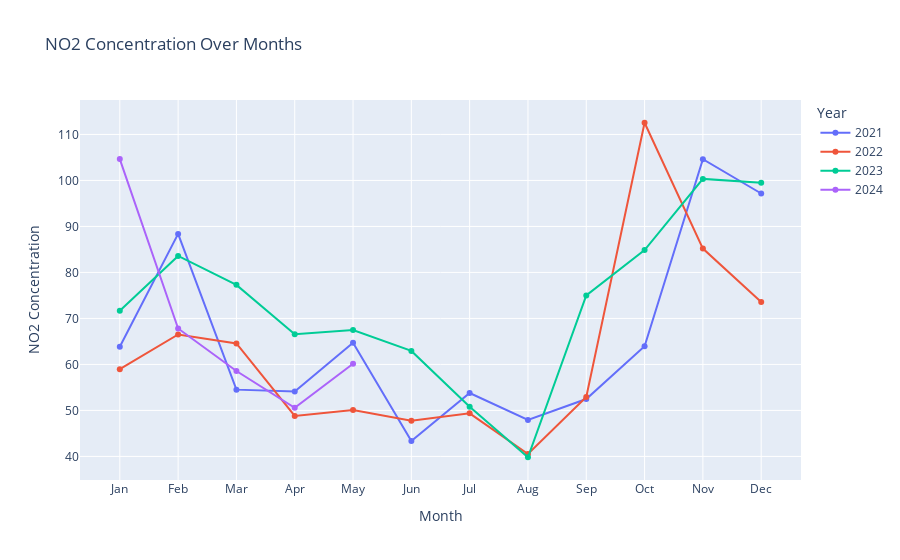
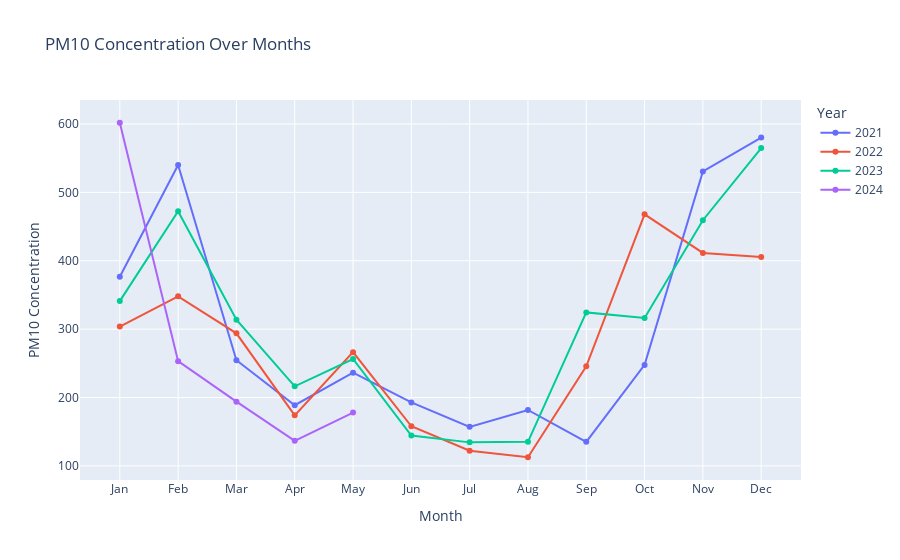
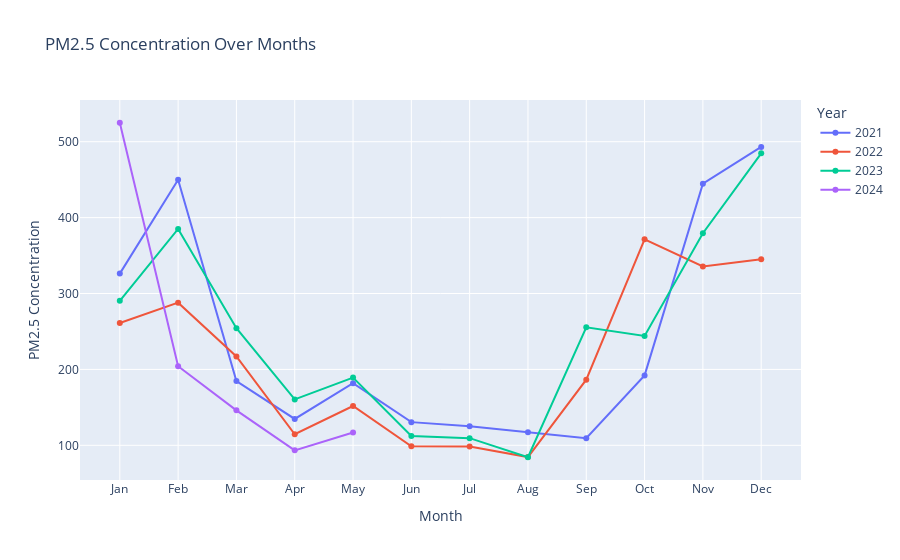
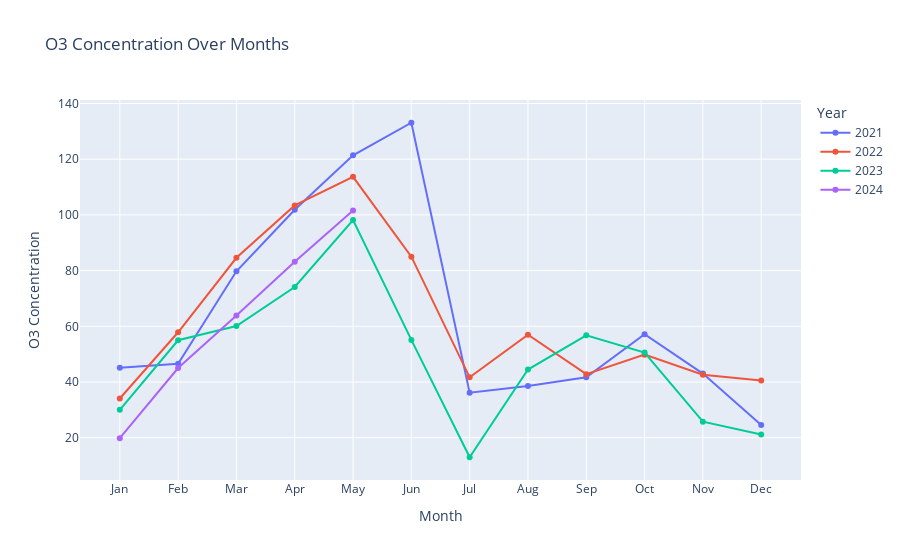

Notebook source saved alongside these figures, in order:
### Code cell
pollutants = ['NO2', 'PM10', 'PM2.5', 'O3', 'SO2', 'CO','AQI_calculated']
years = [2021,2022,2023,2024]
plot_pollutants_over_months(df_Delhi, pollutants, years)

### Figure 1 — Plotly figure (JSON) as saved in the notebook; plotly's stock layout.template omitted (floating-point values rounded to 4 significant figures)
{"data": [{"mode": "lines+markers", "name": "2021", "type": "scatter", "x": ["Jan", "Feb", "Mar", "Apr", "May", "Jun", "Jul", "Aug", "Sep", "Oct", "Nov", "Dec"], "y": [63.83, 88.38, 54.52, 54.11, 64.69, 43.33, 53.78, 47.91, 52.47, 63.94, 104.6, 97.16]}, {"mode": "lines+markers", "name": "2022", "type": "scatter", "x": ["Jan", "Feb", "Mar", "Apr", "May", "Jun", "Jul", "Aug", "Sep", "Oct", "Nov", "Dec"], "y": [58.97, 66.52, 64.57, 48.8, 50.07, 47.75, 49.37, 40.51, 52.93, 112.5, 85.18, 73.59]}, {"mode": "lines+markers", "name": "2023", "type": "scatter", "x": ["Jan", "Feb", "Mar", "Apr", "May", "Jun", "Jul", "Aug", "Sep", "Oct", "Nov", "Dec"], "y": [71.68, 83.58, 77.3, 66.58, 67.46, 62.94, 50.78, 39.82, 74.99, 84.86, 100.3, 99.49]}, {"mode": "lines+markers", "name": "2024", "type": "scatter", "x": ["Jan", "Feb", "Mar", "Apr", "May", "Jun", "Jul", "Aug", "Sep", "Oct", "Nov", "Dec"], "y": [104.6, 67.82, 58.57, 50.56, 60.15, null, null, null, null, null, null, null]}], "layout": {"legend": {"title": {"text": "Year"}}, "title": {"text": "NO2 Concentration Over Months"}, "xaxis": {"title": {"text": "Month"}}, "yaxis": {"title": {"text": "NO2 Concentration"}}}}

### Figure 2 — Plotly figure (JSON) as saved in the notebook; plotly's stock layout.template omitted (floating-point values rounded to 4 significant figures)
{"data": [{"mode": "lines+markers", "name": "2021", "type": "scatter", "x": ["Jan", "Feb", "Mar", "Apr", "May", "Jun", "Jul", "Aug", "Sep", "Oct", "Nov", "Dec"], "y": [376.5, 540.1, 254.5, 188.8, 236.4, 192.9, 157.2, 181.8, 135.2, 247.7, 530.5, 580.2]}, {"mode": "lines+markers", "name": "2022", "type": "scatter", "x": ["Jan", "Feb", "Mar", "Apr", "May", "Jun", "Jul", "Aug", "Sep", "Oct", "Nov", "Dec"], "y": [303.7, 348.0, 293.9, 173.9, 266.4, 158.0, 122.3, 112.7, 245.7, 467.9, 411.4, 405.7]}, {"mode": "lines+markers", "name": "2023", "type": "scatter", "x": ["Jan", "Feb", "Mar", "Apr", "May", "Jun", "Jul", "Aug", "Sep", "Oct", "Nov", "Dec"], "y": [341.0, 472.4, 313.7, 216.4, 256.4, 144.4, 134.4, 135.2, 324.5, 316.3, 459.3, 564.9]}, {"mode": "lines+markers", "name": "2024", "type": "scatter", "x": ["Jan", "Feb", "Mar", "Apr", "May", "Jun", "Jul", "Aug", "Sep", "Oct", "Nov", "Dec"], "y": [601.8, 253.2, 194.0, 136.7, 178.0, null, null, null, null, null, null, null]}], "layout": {"legend": {"title": {"text": "Year"}}, "title": {"text": "PM10 Concentration Over Months"}, "xaxis": {"title": {"text": "Month"}}, "yaxis": {"title": {"text": "PM10 Concentration"}}}}

### Figure 3 — Plotly figure (JSON) as saved in the notebook; plotly's stock layout.template omitted (floating-point values rounded to 4 significant figures)
{"data": [{"mode": "lines+markers", "name": "2021", "type": "scatter", "x": ["Jan", "Feb", "Mar", "Apr", "May", "Jun", "Jul", "Aug", "Sep", "Oct", "Nov", "Dec"], "y": [326.2, 449.9, 184.7, 134.7, 181.9, 130.5, 125.1, 117.1, 109.4, 192.1, 444.6, 493.1]}, {"mode": "lines+markers", "name": "2022", "type": "scatter", "x": ["Jan", "Feb", "Mar", "Apr", "May", "Jun", "Jul", "Aug", "Sep", "Oct", "Nov", "Dec"], "y": [261.2, 287.9, 217.1, 114.6, 151.8, 98.68, 98.33, 84.49, 186.5, 371.3, 335.5, 345.0]}, {"mode": "lines+markers", "name": "2023", "type": "scatter", "x": ["Jan", "Feb", "Mar", "Apr", "May", "Jun", "Jul", "Aug", "Sep", "Oct", "Nov", "Dec"], "y": [290.3, 385.0, 254.3, 160.5, 189.3, 112.4, 109.4, 84.27, 255.4, 244.0, 379.4, 484.7]}, {"mode": "lines+markers", "name": "2024", "type": "scatter", "x": ["Jan", "Feb", "Mar", "Apr", "May", "Jun", "Jul", "Aug", "Sep", "Oct", "Nov", "Dec"], "y": [525.0, 204.2, 146.0, 93.33, 116.9, null, null, null, null, null, null, null]}], "layout": {"legend": {"title": {"text": "Year"}}, "title": {"text": "PM2.5 Concentration Over Months"}, "xaxis": {"title": {"text": "Month"}}, "yaxis": {"title": {"text": "PM2.5 Concentration"}}}}

### Figure 4 — Plotly figure (JSON) as saved in the notebook; plotly's stock layout.template omitted (floating-point values rounded to 4 significant figures)
{"data": [{"mode": "lines+markers", "name": "2021", "type": "scatter", "x": ["Jan", "Feb", "Mar", "Apr", "May", "Jun", "Jul", "Aug", "Sep", "Oct", "Nov", "Dec"], "y": [45.11, 46.53, 79.75, 101.8, 121.4, 133.1, 36.16, 38.6, 41.72, 57.14, 43.03, 24.56]}, {"mode": "lines+markers", "name": "2022", "type": "scatter", "x": ["Jan", "Feb", "Mar", "Apr", "May", "Jun", "Jul", "Aug", "Sep", "Oct", "Nov", "Dec"], "y": [34.08, 57.85, 84.6, 103.4, 113.7, 85.0, 41.68, 57.0, 42.82, 49.83, 42.59, 40.55]}, {"mode": "lines+markers", "name": "2023", "type": "scatter", "x": ["Jan", "Feb", "Mar", "Apr", "May", "Jun", "Jul", "Aug", "Sep", "Oct", "Nov", "Dec"], "y": [30.02, 54.99, 60.09, 74.1, 98.17, 55.11, 12.98, 44.48, 56.76, 50.58, 25.75, 21.18]}, {"mode": "lines+markers", "name": "2024", "type": "scatter", "x": ["Jan", "Feb", "Mar", "Apr", "May", "Jun", "Jul", "Aug", "Sep", "Oct", "Nov", "Dec"], "y": [19.84, 45.01, 63.86, 83.17, 101.6, null, null, null, null, null, null, null]}], "layout": {"legend": {"title": {"text": "Year"}}, "title": {"text": "O3 Concentration Over Months"}, "xaxis": {"title": {"text": "Month"}}, "yaxis": {"title": {"text": "O3 Concentration"}}}}
